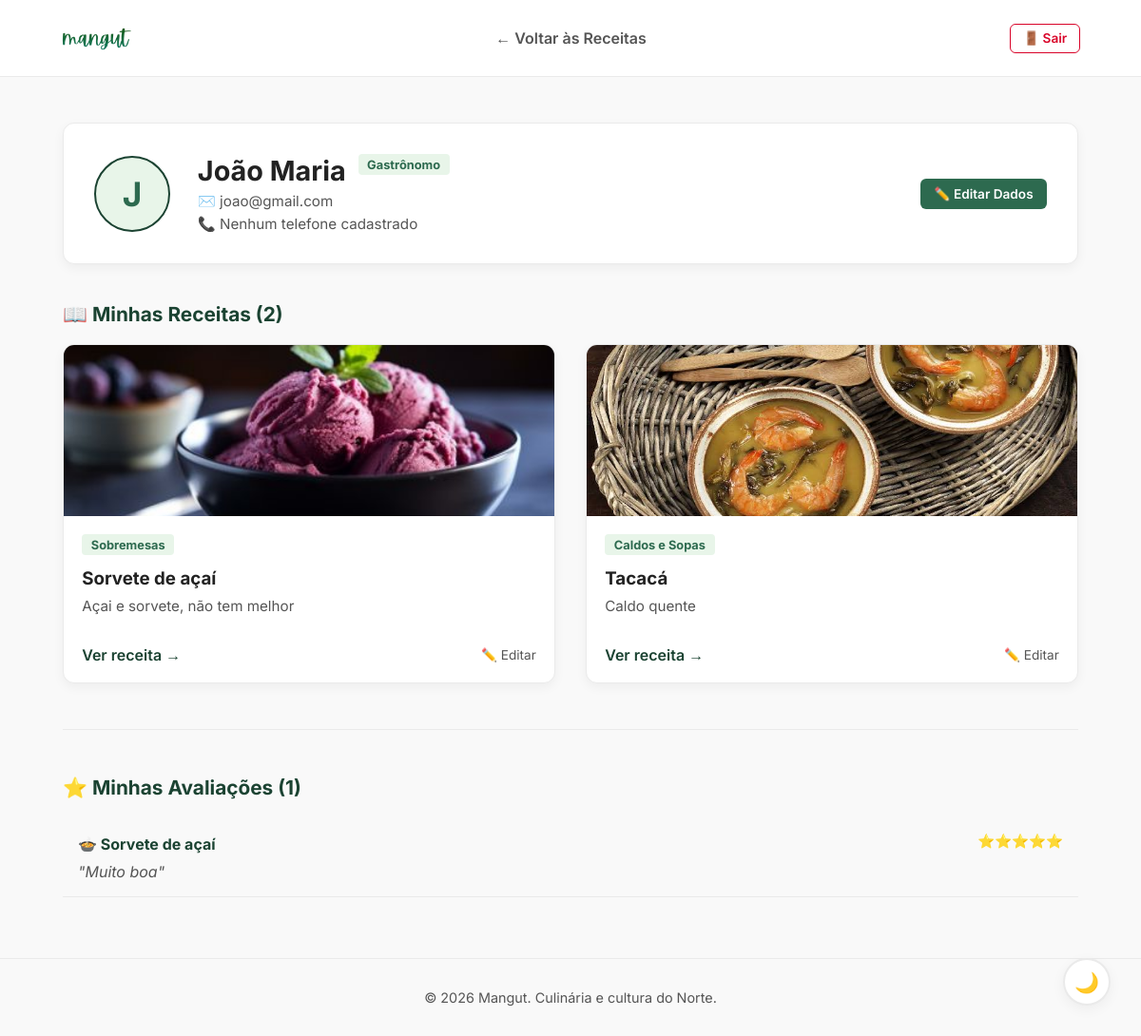
The app's page /perfil (signed in) with its own data.
### app/models.py (models this page shows, shortened)
class Gastronomo(db.Model, UserMixin):
    __tablename__ = 'gastronomos'
    idgastronomos = db.Column(db.Integer, primary_key=True)
    nome = db.Column(db.String(45), nullable=False)
    email = db.Column(db.String(55), unique=True, nullable=False)
    telefone = db.Column(db.String(12))
    senha = db.Column(db.String(255), nullable=False)
    is_admin = db.Column(db.Boolean, default=False)  # 👑 Define se o usuário é Administrador
    receitas = db.relationship('Receita', backref='autor', lazy=True)
    avaliacoes = db.relationship('AvaliacaoReceita', backref='usuario', lazy=True)

class Receita(db.Model):
    __tablename__ = 'receitas'
    idreceitas = db.Column(db.Integer, primary_key=True)
    nome = db.Column(db.String(90), nullable=False)
    descricao = db.Column(db.String(255))
    lista_ingredientes = db.Column(db.Text, nullable=False)
    modo_preparo = db.Column(db.Text, nullable=False)
    imagem_url = db.Column(db.String(500), nullable=True)
    gastronomos_idgastronomos = db.Column(db.Integer, db.ForeignKey('gastronomos.idgastronomos'), nullable=False)
    categoria_idcategoria = db.Column(db.Integer, db.ForeignKey('categoria.idcategoria'), nullable=False)
    avaliacoes = db.relationship('AvaliacaoReceita', backref='receita', lazy=True)

class Categoria(db.Model):
    __tablename__ = 'categoria'
    idcategoria = db.Column(db.Integer, primary_key=True)
    nome = db.Column(db.String(45), nullable=False)
    receitas = db.relationship('Receita', backref='categoria_rel', lazy=True)

class AvaliacaoReceita(db.Model):
    __tablename__ = 'avaliacoes_receitas'
    id = db.Column(db.Integer, primary_key=True)
    avaliacoes = db.Column(db.Integer, nullable=False)
    comentario = db.Column(db.String(500))
    receitas_idreceitas = db.Column(db.Integer, db.ForeignKey('receitas.idreceitas'), nullable=False)
    gastronomos_idgastronomos = db.Column(db.Integer, db.ForeignKey('gastronomos.idgastronomos'), nullable=True)

### app/routes.py (the view)
@main.route('/perfil')
@login_required
def perfil():
    receitas_usuario = Receita.query.filter_by(gastronomos_idgastronomos=current_user.idgastronomos).all()
    receitas_formatadas = []
    for r in receitas_usuario:
        avaliacoes = AvaliacaoReceita.query.filter_by(receitas_idreceitas=r.idreceitas).all()
        qtd_avaliacoes = len(avaliacoes)
        media_estrelas = round(sum(a.avaliacoes for a in avaliacoes) / qtd_avaliacoes, 1) if qtd_avaliacoes > 0 else 0.0
        receitas_formatadas.append({
            "id": r.idreceitas,
            "nome": r.nome,
            "categoria": r.categoria_rel.nome,
            "descricao": r.descricao,
            "imagem_url": r.imagem_url or "https://images.unsplash.com/photo-1546069901-ba9599a7e63c?w=500",
            "media_estrelas": media_estrelas,
            "qtd_avaliacoes": qtd_avaliacoes
        })
    avaliacoes_usuario = AvaliacaoReceita.query.filter_by(gastronomos_idgastronomos=current_user.idgastronomos).all()
    avaliacoes_formatadas = []
    for av in avaliacoes_usuario:
        avaliacoes_formatadas.append({
            "receita_id": av.receita.idreceitas,
            "receita_nome": av.receita.nome,
            "nota": av.avaliacoes,
            "comentario": av.comentario
        })
    return render_template(
        'perfil.html',
        usuario=current_user,
        receitas=receitas_formatadas,
        avaliacoes=avaliacoes_formatadas
    )

### app/models.py (called while the page is built)
@login_manager.user_loader
def load_user(user_id):
    return Gastronomo.query.get(int(user_id))

### app/templates/perfil.html (shortened to what this page needs)
<!DOCTYPE html>
<html lang="pt-br">
<head>
    <link rel="stylesheet" href="{{ url_for('static', filename='css/style.css') }}">
</head>
<body>
    <header class="navbar">
        <a href="/" class="logo-link">
            <img src="{{ url_for('static', filename='img/logo.png') }}" alt="Logo Mangut" class="navbar-logo">
        </a>
        <nav class="nav-links">
            <a href="/">← Voltar às Receitas</a>
        </nav>
        <div class="nav-actions">
            <a href="/logout" class="btn-logout" title="Sair do sistema">🚪 Sair</a>
        </div>
    </header>
    <main class="container">
        <section class="profile-header-card">
            <div class="profile-avatar">
                <span>{{ usuario.nome[0] | upper }}</span>
            </div>
            <div class="profile-details" style="flex-grow: 1;">
                <div style="display: flex; align-items: center; justify-content: space-between; flex-wrap: wrap; gap: 1rem;">
                    <div>
                        <div style="display: flex; align-items: center; gap: 0.8rem;">
                            <h1>{{ usuario.nome }}</h1>
                            {% if usuario.is_admin %}
                                <span class="card-tag" style="background: #e63946; color: white;">Administrador</span>
                            {% else %}
                                <span class="card-tag">Gastrônomo</span>
                            {% endif %}
                        </div>
                        <p class="profile-email">✉️ {{ usuario.email }}</p>
                        <p class="profile-phone">📞 {{ usuario.telefone or 'Nenhum telefone cadastrado' }}</p>
                    </div>
                    <div style="display: flex; gap: 0.5rem;">
                        <button onclick="document.getElementById('edit-profile-modal').style.display='flex'" class="btn-primary" style="font-size: 0.85rem; padding: 0.5rem 0.9rem;">✏️ Editar Dados</button>
                    </div>
                </div>
            </div>
        </section>
        <section class="profile-section">
            <h2>📖 Minhas Receitas ({{ receitas|length }})</h2>
            {% if receitas %}
                <div class="recipe-grid">
                    {% for receita in receitas %}
                    <div class="recipe-card">
                        <img src="{{ receita.imagem_url }}" alt="{{ receita.nome }}" class="card-img">
                        <div class="card-content">
                            <div class="card-tag">{{ receita.categoria }}</div>
                            <h3>{{ receita.nome }}</h3>
                            <p>{{ receita.descricao }}</p>
                            <div style="display: flex; justify-content: space-between; align-items: center; margin-top: 1rem;">
                                <a href="/receita/{{ receita.id }}" class="card-link">Ver receita →</a>
                                <a href="/receita/{{ receita.id }}/editar" style="color: var(--text-secondary); font-size: 0.85rem; text-decoration: none;">✏️ Editar</a>
                            </div>
                        </div>
                    </div>
                    {% endfor %}
                </div>
            {% else %}
                <p class="no-data-text">Você ainda não publicou nenhuma receita. <a href="/receita/nova" style="color: var(--text-accent); font-weight: 600;">Clique aqui para publicar a primeira!</a></p>
            {% endif %}
        </section>
        <hr class="divider">
        <section class="profile-section">
            <h2>⭐ Minhas Avaliações ({{ avaliacoes|length }})</h2>
            {% if avaliacoes %}
                <div class="reviews-list">
                    {% for av in avaliacoes %}
                    <div class="review-card">
                        <div style="display: flex; justify-content: space-between; align-items: center; margin-bottom: 0.4rem;">
                            <a href="/receita/{{ av.receita_id }}" style="text-decoration: none; font-weight: 700; color: var(--text-accent);">
                                🍲 {{ av.receita_nome }}
                            </a>
                            <div class="review-stars">
                                {% for i in range(av.nota) %}⭐{% endfor %}
                            </div>
                        </div>
                        <p class="review-comment">"{{ av.comentario }}"</p>
                    </div>
                    {% endfor %}
                </div>
            {% else %}
                <p class="no-data-text">Você ainda não avaliou nenhuma receita do site.</p>
            {% endif %}
        </section>
    </main>
    <footer>
        <p>&copy; 2026 Mangut. Culinária e cultura do Norte.</p>
    </footer>
    <button id="theme-toggle" class="theme-toggle-floating" title="Alternar Modo Escuro">🌙</button>
</body>
</html>

### app/static/css/style.css (style rules this page uses)
:root { --bg-main: #f9f9f9; --bg-card: #ffffff; --bg-hero: #f0fdf4; --text-primary: #222222; --text-secondary: #555555; --text-accent: #1b4332; --border-color: #eaeaea; --tag-bg: #e8f5e9; --tag-text: #2d6a4f; --btn-cta: #d90429; --btn-cta-hover: #ef233c; --card-shadow: rgba(0, 0, 0, 0.05); }
* { margin: 0; padding: 0; box-sizing: border-box; font-family: 'Inter', sans-serif; transition: background-color 0.3s ease, color 0.3s ease; }
body { background-color: var(--bg-main); color: var(--text-primary); }
.navbar { display: flex; justify-content: space-between; align-items: center; padding: 1.2rem 4rem; background-color: var(--bg-card); border-bottom: 1px solid var(--border-color); }
.logo-link { display: flex; align-items: center; text-decoration: none; }
.navbar-logo { height: 42px; width: auto; object-fit: contain; transition: transform 0.2s ease; }
.nav-links a { margin: 0 1.5rem; text-decoration: none; color: var(--text-secondary); font-weight: 600; }
.nav-actions { display: flex; align-items: center; gap: 1rem; }
.btn-primary { background-color: var(--tag-text); color: white; border: none; padding: 0.6rem 1.2rem; border-radius: 6px; font-weight: 600; cursor: pointer; }
.container { max-width: 1100px; margin: 3rem auto; padding: 0 1rem; }
.container h2 { margin-bottom: 1.5rem; color: var(--text-accent); }
.recipe-grid { display: grid; grid-template-columns: repeat(auto-fit, minmax(300px, 1fr)); gap: 2rem; }
.recipe-card { background: var(--bg-card); padding: 1.5rem; border-radius: 12px; border: 1px solid var(--border-color); box-shadow: 0 4px 12px var(--card-shadow); display: flex; flex-direction: column; justify-content: space-between; }
.card-tag { align-self: flex-start; background: var(--tag-bg); color: var(--tag-text); font-size: 0.8rem; font-weight: 700; padding: 0.2rem 0.6rem; border-radius: 4px; margin-bottom: 0.8rem; }
.recipe-card h3 { margin-bottom: 0.5rem; color: var(--text-primary); }
.recipe-card p { color: var(--text-secondary); font-size: 0.95rem; margin-bottom: 1rem; }
.card-link { color: var(--text-accent); text-decoration: none; font-weight: 600; }
footer { text-align: center; padding: 2rem; color: var(--text-secondary); font-size: 0.9rem; border-top: 1px solid var(--border-color); margin-top: 4rem; }
.divider { border: none; border-top: 1px solid var(--border-color); margin: 3rem 0; }
.review-card { padding: 1rem; border-bottom: 1px solid var(--border-color); margin-top: 1rem; }
.review-stars { font-size: 0.9rem; margin-bottom: 0.4rem; }
.review-comment { color: var(--text-secondary); font-style: italic; }
.recipe-card { overflow: hidden; padding: 0 !important; }
.card-img { width: 100%; height: 180px; object-fit: cover; display: block; }
.card-content { padding: 1.2rem; display: flex; flex-direction: column; justify-content: space-between; flex-grow: 1; }
.btn-logout { display: inline-flex; align-items: center; gap: 0.4rem; color: #d90429; border: 1px solid #d90429; background-color: transparent; padding: 0.4rem 0.8rem; border-radius: 6px; font-size: 0.85rem; font-weight: 600; text-decoration: none; transition: all 0.2s ease; }
.theme-toggle-floating { position: fixed; bottom: 2rem; right: 2rem; width: 50px; height: 50px; background-color: var(--bg-card); border: 2px solid var(--border-color); color: var(--text-primary); border-radius: 50%; cursor: pointer; font-size: 1.3rem; display: flex; align-items: center; justify-content: center; box-shadow: 0 4px 14px var(--card-shadow); z-index: 1000; transition: transform 0.2s ease, background-color 0.3s ease; }
.profile-header-card { background: var(--bg-card); padding: 2rem; border-radius: 12px; border: 1px solid var(--border-color); box-shadow: 0 4px 12px var(--card-shadow); display: flex; align-items: center; gap: 1.8rem; margin-bottom: 2.5rem; }
.profile-avatar { width: 80px; height: 80px; border-radius: 50%; background-color: var(--tag-bg); color: var(--tag-text); display: flex; align-items: center; justify-content: center; font-size: 2.2rem; font-weight: 700; border: 2px solid var(--text-accent); }
.profile-details h1 { font-size: 1.8rem; color: var(--text-primary); }
.profile-email, .profile-phone { color: var(--text-secondary); font-size: 0.95rem; margin-top: 0.3rem; }
.profile-section { margin-bottom: 2rem; }
.profile-section h2 { font-size: 1.3rem; color: var(--text-accent); margin-bottom: 1.2rem; }

### records on screen
Gastronomo: nome "J", nome "João Maria", email "joao@gmail.com", telefone "Nenhum telefone cadastrado"
Receita: imagem_url (picture), nome "Sorvete de açaí", descricao "Açai e sorvete, não tem melhor", receita_nome "Sorvete de açaí"
Categoria: categoria "Sobremesas"
Receita: imagem_url (picture), nome "Tacacá", descricao "Caldo quente"
Categoria: categoria "Caldos e Sopas"
AvaliacaoReceita: comentario "Muito boa"

### other values on screen
{{ receitas|length }} "2"
{{ avaliacoes|length }} "1"
